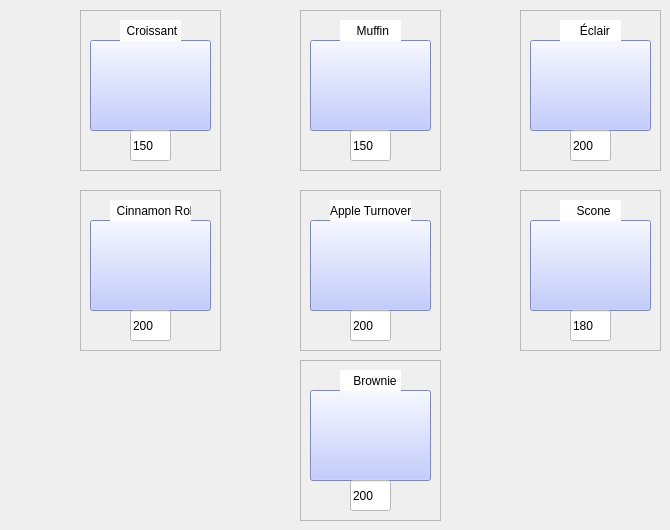
     <widget class="QWidget" name="tab_3">
      <attribute name="title">
       <string>Page</string>
      </attribute>
      <widget class="QFrame" name="frame_27">
       <property name="geometry">
        <rect>
         <x>80</x>
         <y>10</y>
         <width>141</width>
         <height>161</height>
        </rect>
       </property>
       <property name="frameShape">
        <enum>QFrame::StyledPanel</enum>
       </property>
       <property name="frameShadow">
        <enum>QFrame::Raised</enum>
       </property>
       <widget class="QPushButton" name="pushButton_38">
        <property name="geometry">
         <rect>
          <x>10</x>
          <y>30</y>
          <width>121</width>
          <height>91</height>
         </rect>
        </property>
        <property name="styleSheet">
         <string notr="true">background-color: rgb(176, 188, 255);
border-image: url(:/newPrefix/Croissant.jpg);</string>
        </property>
        <property name="text">
         <string/>
        </property>
       </widget>
       <widget class="QLabel" name="label_34">
        <property name="geometry">
         <rect>
          <x>40</x>
          <y>10</y>
          <width>61</width>
          <height>21</height>
         </rect>
        </property>
        <property name="styleSheet">
         <string notr="true">background-color: rgb(255, 255, 255);</string>
        </property>
        <property name="text">
         <string>  Croissant</string>
        </property>
       </widget>
       <widget class="QLineEdit" name="lineEdit_30">
        <property name="geometry">
         <rect>
          <x>50</x>
          <y>120</y>
          <width>41</width>
          <height>31</height>
         </rect>
        </property>
        <property name="styleSheet">
         <string notr="true">font: 14pt &quot;MS Shell Dlg 2&quot;;
background-color: rgb(255, 255, 255);</string>
        </property>
        <property name="text">
         <string>150</string>
        </property>
       </widget>
      </widget>
      <widget class="QFrame" name="frame_28">
       <property name="geometry">
        <rect>
         <x>300</x>
         <y>10</y>
         <width>141</width>
         <height>161</height>
        </rect>
       </property>
       <property name="frameShape">
        <enum>QFrame::StyledPanel</enum>
       </property>
       <property name="frameShadow">
        <enum>QFrame::Raised</enum>
       </property>
       <widget class="QPushButton" name="pushButton_39">
        <property name="geometry">
         <rect>
          <x>10</x>
          <y>30</y>
          <width>121</width>
          <height>91</height>
         </rect>
        </property>
        <property name="styleSheet">
         <string notr="true">background-color: rgb(176, 188, 255);
border-image: url(:/newPrefix/Muffin.jpeg);</string>
        </property>
        <property name="text">
         <string/>
        </property>
       </widget>
       <widget class="QLabel" name="label_35">
        <property name="geometry">
         <rect>
          <x>40</x>
          <y>10</y>
          <width>61</width>
          <height>21</height>
         </rect>
        </property>
        <property name="styleSheet">
         <string notr="true">background-color: rgb(255, 255, 255);</string>
        </property>
        <property name="text">
         <string>     Muffin</string>
        </property>
       </widget>
       <widget class="QLineEdit" name="lineEdit_31">
        <property name="geometry">
         <rect>
          <x>50</x>
          <y>120</y>
          <width>41</width>
          <height>31</height>
         </rect>
        </property>
        <property name="styleSheet">
         <string notr="true">font: 14pt &quot;MS Shell Dlg 2&quot;;
background-color: rgb(255, 255, 255);</string>
        </property>
        <property name="text">
         <string>150</string>
        </property>
       </widget>
      </widget>
      <widget class="QFrame" name="frame_29">
       <property name="geometry">
        <rect>
         <x>520</x>
         <y>10</y>
         <width>141</width>
         <height>161</height>
        </rect>
       </property>
       <property name="frameShape">
        <enum>QFrame::StyledPanel</enum>
       </property>
       <property name="frameShadow">
        <enum>QFrame::Raised</enum>
       </property>
       <widget class="QPushButton" name="pushButton_40">
        <property name="geometry">
         <rect>
          <x>10</x>
          <y>30</y>
          <width>121</width>
          <height>91</height>
         </rect>
        </property>
        <property name="styleSheet">
         <string notr="true">background-color: rgb(176, 188, 255);
border-image: url(:/newPrefix/Eclairs.jpg);</string>
        </property>
        <property name="text">
         <string/>
        </property>
       </widget>
       <widget class="QLabel" name="label_36">
        <property name="geometry">
         <rect>
          <x>40</x>
          <y>10</y>
          <width>61</width>
          <height>21</height>
         </rect>
        </property>
        <property name="styleSheet">
         <string notr="true">background-color: rgb(255, 255, 255);</string>
        </property>
        <property name="text">
         <string>      Éclair</string>
        </property>
       </widget>
       <widget class="QLineEdit" name="lineEdit_32">
        <property name="geometry">
         <rect>
          <x>50</x>
          <y>120</y>
          <width>41</width>
          <height>31</height>
         </rect>
        </property>
        <property name="styleSheet">
         <string notr="true">font: 14pt &quot;MS Shell Dlg 2&quot;;
background-color: rgb(255, 255, 255);</string>
        </property>
        <property name="text">
         <string>200</string>
        </property>
       </widget>
      </widget>
      <widget class="QFrame" name="frame_30">
       <property name="geometry">
        <rect>
         <x>80</x>
         <y>190</y>
         <width>141</width>
         <height>161</height>
        </rect>
       </property>
       <property name="frameShape">
        <enum>QFrame::StyledPanel</enum>
       </property>
       <property name="frameShadow">
        <enum>QFrame::Raised</enum>
       </property>
       <widget class="QPushButton" name="pushButton_41">
        <property name="geometry">
         <rect>
          <x>10</x>
          <y>30</y>
          <width>121</width>
          <height>91</height>
         </rect>
        </property>
        <property name="styleSheet">
         <string notr="true">background-color: rgb(176, 188, 255);
border-image: url(:/newPrefix/Cinnamon Roll.jpg);</string>
        </property>
        <property name="text">
         <string/>
        </property>
       </widget>
       <widget class="QLabel" name="label_37">
        <property name="geometry">
         <rect>
          <x>30</x>
          <y>10</y>
          <width>81</width>
          <height>21</height>
         </rect>
        </property>
        <property name="styleSheet">
         <string notr="true">background-color: rgb(255, 255, 255);</string>
        </property>
        <property name="text">
         <string>  Cinnamon Roll</string>
        </property>
       </widget>
       <widget class="QLineEdit" name="lineEdit_33">
        <property name="geometry">
         <rect>
          <x>50</x>
          <y>120</y>
          <width>41</width>
          <height>31</height>
         </rect>
        </property>
        <property name="styleSheet">
         <string notr="true">font: 14pt &quot;MS Shell Dlg 2&quot;;
background-color: rgb(255, 255, 255);</string>
        </property>
        <property name="text">
         <string>200</string>
        </property>
       </widget>
      </widget>
      <widget class="QFrame" name="frame_31">
       <property name="geometry">
        <rect>
         <x>300</x>
         <y>190</y>
         <width>141</width>
         <height>161</height>
        </rect>
       </property>
       <property name="frameShape">
        <enum>QFrame::StyledPanel</enum>
       </property>
       <property name="frameShadow">
        <enum>QFrame::Raised</enum>
       </property>
       <widget class="QPushButton" name="pushButton_42">
        <property name="geometry">
         <rect>
          <x>10</x>
          <y>30</y>
          <width>121</width>
          <height>91</height>
         </rect>
        </property>
        <property name="styleSheet">
         <string notr="true">background-color: rgb(176, 188, 255);
border-image: url(:/newPrefix/Apple Turnover.jpg);</string>
        </property>
        <property name="text">
         <string/>
        </property>
       </widget>
       <widget class="QLabel" name="label_38">
        <property name="geometry">
         <rect>
          <x>30</x>
          <y>10</y>
          <width>81</width>
          <height>21</height>
         </rect>
        </property>
        <property name="styleSheet">
         <string notr="true">background-color: rgb(255, 255, 255);</string>
        </property>
        <property name="text">
         <string>Apple Turnover</string>
        </property>
       </widget>
       <widget class="QLineEdit" name="lineEdit_34">
        <property name="geometry">
         <rect>
          <x>50</x>
          <y>120</y>
          <width>41</width>
          <height>31</height>
         </rect>
        </property>
        <property name="styleSheet">
         <string notr="true">font: 14pt &quot;MS Shell Dlg 2&quot;;
background-color: rgb(255, 255, 255);</string>
        </property>
        <property name="text">
         <string>200</string>
        </property>
       </widget>
      </widget>
      <widget class="QFrame" name="frame_32">
       <property name="geometry">
        <rect>
         <x>520</x>
         <y>190</y>
         <width>141</width>
         <height>161</height>
        </rect>
       </property>
       <property name="frameShape">
        <enum>QFrame::StyledPanel</enum>
       </property>
       <property name="frameShadow">
        <enum>QFrame::Raised</enum>
       </property>
       <widget class="QPushButton" name="pushButton_43">
        <property name="geometry">
         <rect>
          <x>10</x>
          <y>30</y>
          <width>121</width>
          <height>91</height>
         </rect>
        </property>
        <property name="styleSheet">
         <string notr="true">background-color: rgb(176, 188, 255);
border-image: url(:/newPrefix/Scone.jpg);</string>
        </property>
        <property name="text">
         <string/>
        </property>
       </widget>
       <widget class="QLabel" name="label_39">
        <property name="geometry">
         <rect>
          <x>40</x>
          <y>10</y>
          <width>61</width>
          <height>21</height>
         </rect>
        </property>
        <property name="styleSheet">
         <string notr="true">background-color: rgb(255, 255, 255);</string>
        </property>
        <property name="text">
         <string>     Scone</string>
        </property>
       </widget>
       <widget class="QLineEdit" name="lineEdit_35">
        <property name="geometry">
         <rect>
          <x>50</x>
          <y>120</y>
          <width>41</width>
          <height>31</height>
         </rect>
        </property>
        <property name="styleSheet">
         <string notr="true">font: 14pt &quot;MS Shell Dlg 2&quot;;
background-color: rgb(255, 255, 255);</string>
        </property>
        <property name="text">
         <string>180</string>
        </property>
       </widget>
      </widget>
      <widget class="QFrame" name="frame_33">
       <property name="geometry">
        <rect>
         <x>300</x>
         <y>360</y>
         <width>141</width>
         <height>161</height>
        </rect>
       </property>
       <property name="frameShape">
        <enum>QFrame::StyledPanel</enum>
       </property>
       <property name="frameShadow">
        <enum>QFrame::Raised</enum>
       </property>
       <widget class="QPushButton" name="pushButton_44">
        <property name="geometry">
         <rect>
          <x>10</x>
          <y>30</y>
          <width>121</width>
          <height>91</height>
         </rect>
        </property>
        <property name="styleSheet">
         <string notr="true">background-color: rgb(176, 188, 255);
border-image: url(:/newPrefix/Brownie.jpg);</string>
        </property>
        <property name="text">
         <string/>
        </property>
       </widget>
       <widget class="QLabel" name="label_40">
        <property name="geometry">
         <rect>
          <x>40</x>
          <y>10</y>
          <width>61</width>
          <height>21</height>
         </rect>
        </property>
        <property name="styleSheet">
         <string notr="true">background-color: rgb(255, 255, 255);</string>
        </property>
        <property name="text">
         <string>    Brownie</string>
        </property>
       </widget>
       <widget class="QLineEdit" name="lineEdit_36">
        <property name="geometry">
         <rect>
          <x>50</x>
          <y>120</y>
          <width>41</width>
          <height>31</height>
         </rect>
        </property>
        <property name="styleSheet">
         <string notr="true">font: 14pt &quot;MS Shell Dlg 2&quot;;
background-color: rgb(255, 255, 255);</string>
        </property>
        <property name="text">
         <string>200</string>
        </property>
       </widget>
      </widget>
     </widget>
